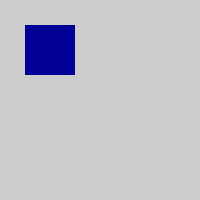
Frame 1 (no input)
Frame 60 (the mouse pressed at the canvas centre just before this capture): identical to frame 1, image omitted
Frame 120 (the mouse held since frame 60 and released just before this capture): identical to frame 1, image omitted

The Processing sketch that drew this single still picture (run headless with seeded random() and noise(); from frame 60 on, the mouse is pressed at the canvas centre):

// Processing sketch: sketch_210812a
// ── sketch_210812a.pde
PShape square; 

void setup(){
size(200, 200);
  square = createShape(RECT, 0, 0, 50, 50);
  square.setFill(color(0,0,150));
  square.setStroke(false);
}


void draw() {
  shape(square, 25, 25);
}
